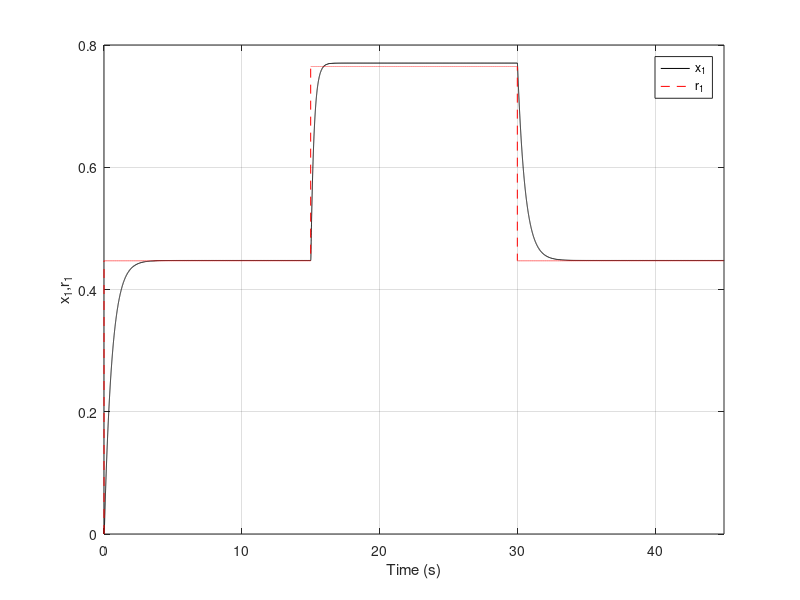
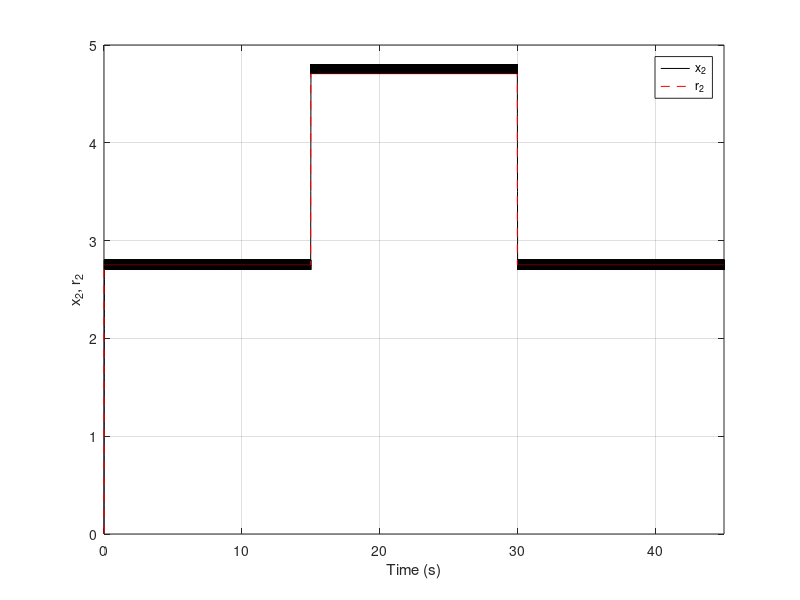

Here is the MATLAB script that generated these plots, in order: (Note: this script raises an error after producing the figures.)
x(1)=0.;
t(1)=0;
y(1)=0.;
n=45000;
tmax=45;
dt=tmax/n;
Q=10;
R=0.01;
m(1)=1;
alpha=1;
betta=100;
lambda=0.3;
gamma=20;
B=1;
Da=0.072;
r1(1)=0.;
r2(1)=0.;
e1(1)=x(1)-r1(1);
e2(1)=y(1)-r2(1);
u(1)=0;
programCount = 1;
x_sum = zeros(1, n);
y_sum = zeros(1, n);
% ==========================
diary("matlab_output.log")
for j=1:programCount,
x(1)=0; y(1)=0; t(1)=0; e1(1)=0; e2(1)=0; m(1)=1;
tic
for i=1:n-1,

m(i+1)=m(i)+1;

g1(i)=0;
g2(i)=lambda;

f1(i)=x(i)+dt*(-alpha*x(i)+Da*(1-x(i))*exp(y(i)/(1+y(i)/gamma)));
f2(i)=y(i)+dt*(-alpha*y(i)+B*Da*(1-x(i))*exp(y(i)/(1+y(i)/gamma)));


t(i+1)=t(i)+dt;

   if 0<=t(i+1) & t(i+1)<=15
    r1(i+1)=0.4472;
    elseif 15<t(i+1) & t(i+1)<30
    r1(i+1)=0.7646;
    elseif 30<=t(i+1) & t(i+1)<tmax
    r1(i+1)=0.4472;
    end

   if 0<=t(i+1) & t(i+1)<=15
    r2(i+1)=2.752;
    elseif 15<t(i+1) & t(i+1)<30
    r2(i+1)=4.7052;
    elseif 30<=t(i+1) & t(i+1)<tmax
    r2(i+1)=2.752;
   end

if (y(i)-r2(i))>0
S(i)=1;
elseif (y(i)-r2(i))<0
S(i)=-1;
else
S(i)=0;
end

u1(i)=0;
u2(i)=-1/g2(i)*(-betta*S(i)+r2(i+1)-r2(i)-f2(i));

x(i+1)=f1(i);
y(i+1)=y(i)+dt*(-betta*S(i)+r2(i+1)-r2(i));

%x(i+1)=r1(i+1);
%y(i+1)=r2(i+1);

e1(i+1)=x(i+1)-r1(i+1);
e2(i+1)=y(i+1)-r2(i+1);

end;
x_sum = x_sum + x;
y_sum = y_sum + y;
toc
end;
diary off;
x_avg = x_sum / programCount;
y_avg = y_sum / programCount;
figure(1)
plot(t,x_avg,'k-',t,r1,'r--')
axis([0 tmax 0 0.8])
legend('x_1','r_1')
grid
ylabel('x_1,r_1')
xlabel('Time (s)')

figure(2)
plot(t,y_avg,'k-',t,r2,'r--')
axis([0 tmax 0 5])
ylabel('x_2, r_2')
legend('x_2','r_2')
xlabel('Time (s)')
grid

exportgraphics(figure(1), '/Users/Apple/work/tracking-control-network/research-vault/Research Journal/Paper/figures/images/matlab_fig2a_x1_r1.png', 'Resolution', 300);
exportgraphics(figure(2), '/Users/Apple/work/tracking-control-network/research-vault/Research Journal/Paper/figures/images/matlab_fig2a_x2_r2.png', 'Resolution', 300);
writematrix([t', x_avg', y_avg', r1', r2', e1', e2'], 'cstr_state_tracking_reference.csv');
clear all;
